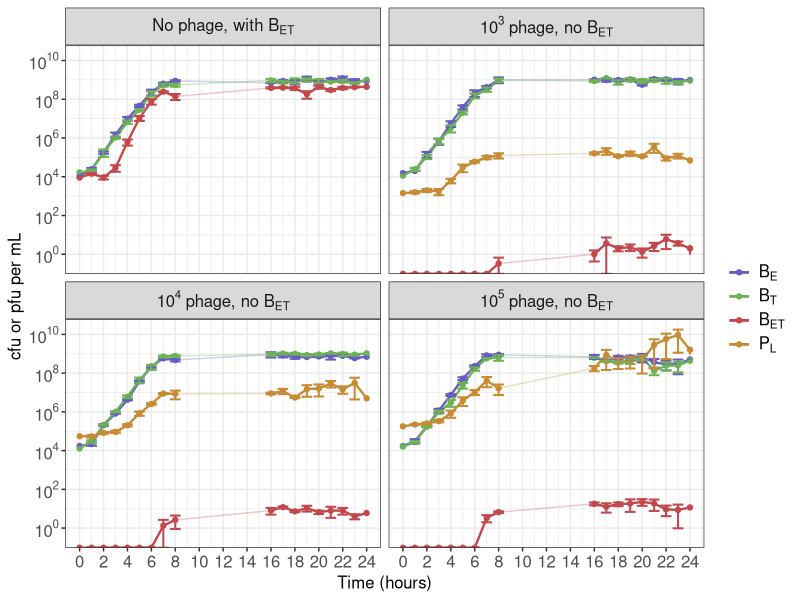
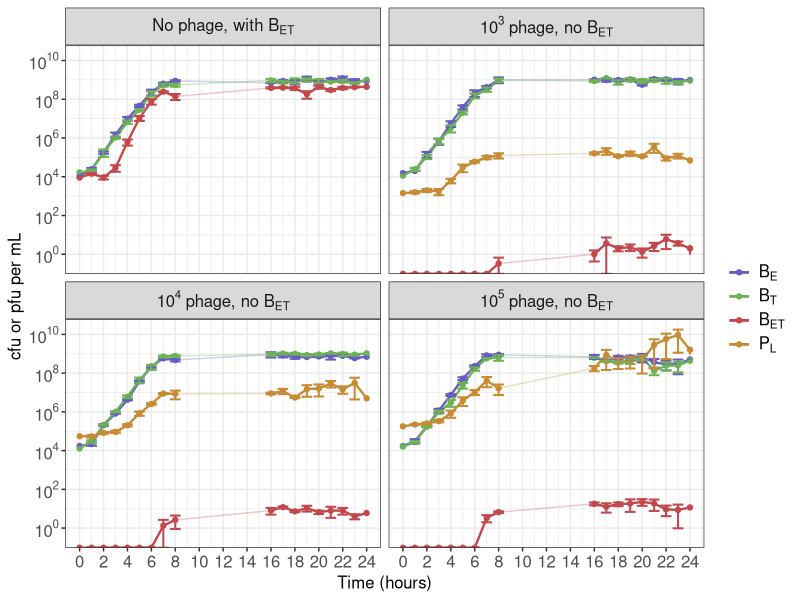

The R source for these figures, in order:

library(ggplot2)
library(scales)
library(dplyr)

"#8d57bf"
"#aca549"
"#944d61"
"#79a097"

data = read.csv(here::here("Lab", "Triculture", "summary.csv"))
data3 = read.csv(here::here("Lab", "Transduction", "summary_10_3.csv"))
data4 = read.csv(here::here("Lab", "Transduction", "summary_10_4.csv"))
data5 = read.csv(here::here("Lab", "Transduction", "summary_10_5.csv"))

data$Type = "No phage"
data3$Type = "10^3"
data4$Type = "10^4"
data5$Type = "10^5"

data_all = rbind(data, data3, data4, data5) %>%
  filter(Bacteria != "Total") %>%
  mutate(Bacteria=replace(Bacteria, Bacteria=="EryR", "Be")) %>%
  mutate(Bacteria=replace(Bacteria, Bacteria=="TetR", "Bt")) %>%
  mutate(Bacteria=replace(Bacteria, Bacteria=="DRP", "Bet")) %>%
  mutate(Bacteria=replace(Bacteria, Bacteria=="P", "Pl"))
  
data_all$Type = as.factor(data_all$Type)
data_all$Type = factor(data_all$Type, levels(data_all$Type)[c(4,1,2,3)])
levels(data_all$Type) = c(expression(paste("No phage, with ", B[ET])),
                          expression(paste(10^3, " phage, no ", B[ET])),
                          expression(paste(10^4, " phage, no ", B[ET])),
                          expression(paste(10^5, " phage, no ", B[ET])))

data_all$Bacteria = as.factor(data_all$Bacteria)
data_all$Bacteria = factor(data_all$Bacteria, levels(data_all$Bacteria)[c(1,3,2,4)])

ggplot(data_all, aes(x=Time, y=Mean, colour=Bacteria))+
  geom_point(size = 1.5)+
  geom_line(alpha=0.3)+
  geom_line(data = data_all %>% filter(Time < 9), size = 0.8) +
  geom_line(data = data_all %>% filter(Time > 15), size = 0.8) +
  geom_errorbar(aes(x=Time, ymin=se_min, ymax=se_max), size = 0.7) +
  scale_x_continuous(limits=c(0,max(data$Time)), breaks=seq(0,max(data$Time),2))+
  scale_y_continuous(trans=log10_trans(),
                     breaks=trans_breaks("log10", function(x) 10^x),
                     labels=trans_format("log10", math_format(10^.x)))+
  labs(y = "cfu or pfu per mL", x = "Time (hours)", colour = "")+
  theme_bw() +
  facet_wrap(~Type, labeller = label_parsed) +
  scale_colour_manual(values=c("#685cc4","#6db356","#c2484d","#c88a33"),
                      labels = c(expression(B[E]),
                                 expression(B[T]),
                                 expression(B[ET]),
                                 expression(P[L]))) +
  theme(axis.text.x = element_text(size=12),
        axis.title.x = element_text(size=12),
        axis.text.y = element_text(size=12),
        axis.title.y = element_text(size=12),
        legend.text = element_text(size=12),
        strip.text.x = element_text(size=12))


ggsave("all_lab_data_wrap.png")


fitness = function(data, str1, str2){
  
  str1_0 = data %>%
    filter(Time == 0 & Bacteria == str1) %>%
    select(c("data1", "data2", "data3"))
  
  str1_24 = data %>%
    filter(Time == 24 & Bacteria == str1) %>%
    select(c("data1", "data2", "data3"))
  
  str2_0 = data %>%
    filter(Time == 0 & Bacteria == str2) %>%
    select(c("data1", "data2", "data3"))
  
  str2_24 = data %>%
    filter(Time == 24 & Bacteria == str2) %>%
    select(c("data1", "data2", "data3"))
  
  str1_w = log(str1_24/str1_0)
  str2_w = log(str2_24/str2_0)
  
  tt = str1_w/str2_w
  tt$Mean = rowMeans(tt)
  tt$sd = sd(tt[1,1:3])
  tt$sd_min = tt$Mean - tt$sd
  tt$sd_max = tt$Mean + tt$sd
  
  tt
  
}

fitness(data, "EryR", "TetR")
fitness(data, "DRP", "EryR")
fitness(data, "DRP", "TetR")

